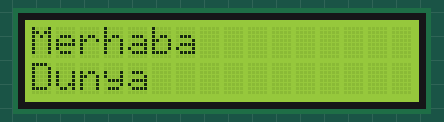
Bench run of a sketch on a simulated Arduino Uno, built with avr-gcc and run on an emulated ATmega328P. Shown: 16×2 character LCD.

Above: at 0.2 s.
At 1.2 s:
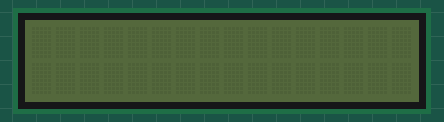
At 3.2 s:
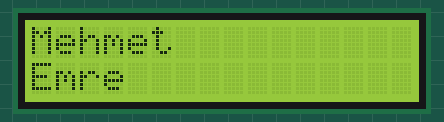

The sketch:

sketch_feb19a.ino
```cpp
#include <LiquidCrystal_I2C.h>

LiquidCrystal_I2C lcd(0x27,16,2);
void setup() {

}

void loop() {

  lcd.init();
  lcd.init();
  lcd.backlight();
  lcd.setCursor(0,0);
  lcd.print("Merhaba");
  lcd.setCursor(0,1);
  lcd.print("Dunya");
  delay(1000);
  lcd.clear();

  lcd.noBacklight();
  delay(2000);
  lcd.backlight();

  lcd.setCursor(0,0);
  lcd.print("Mehmet");
  lcd.setCursor(0,1);
  lcd.print("Emre");
  delay(1000);
  lcd.clear();

}
```

Measured:
- by itself, everything shown: repeats every 4.2 s, in 4 steps
- what the display in image 0 shows lasts 1.0 s, from 0.1 s to 1.1 s
- what the display in image 1 shows lasts 2.1 s, from 1.1 s to 3.2 s
